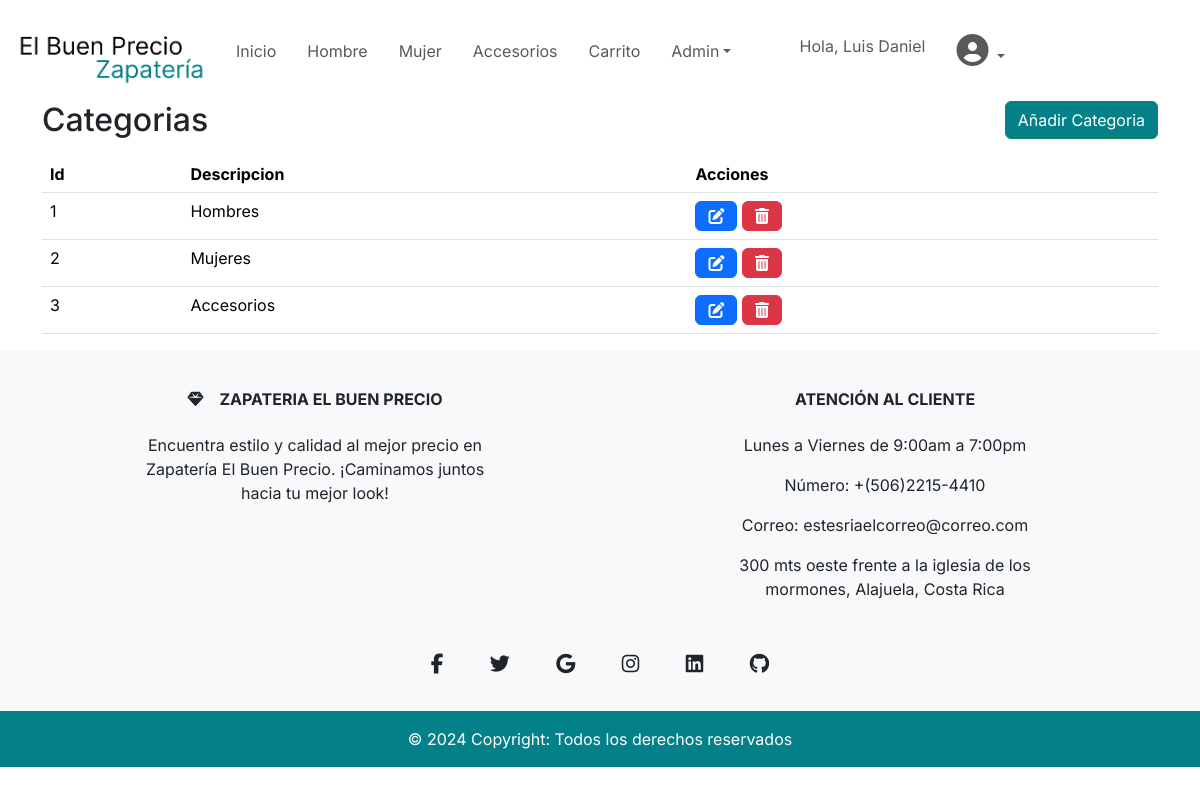
Screenshot of /admin/categorias.php (signed in) with the database file from the repository.
### tables this page shows
CREATE TABLE `categorias` (
  `Id_Categoria` int(11) NOT NULL,
  `Descripcion` varchar(255) NOT NULL
);

### DAL/categoriaCrud.php (called while the page is built, shortened)
<?php
function getArray($sql)
{
    try {
        $oConexion = conectarDb();
        if (mysqli_set_charset($oConexion, "utf8")) {
            if (!$result = mysqli_query($oConexion, $sql)) {
                throw new Exception("Error en la consulta SQL: " . mysqli_error($oConexion));
            }
            $retorno = array();
            while ($row = mysqli_fetch_array($result)) {
                $retorno[] = $row;
            }
            return $retorno;
        }
    } catch (Exception $e) {
        echo $e->getMessage();
    } finally {
        Desconectar($oConexion);
    }
}

### admin/categorias.php (the view, shortened to what this page needs)
<?php
require_once "../DAL/categoriaCrud.php";
$elSQL = "SELECT  *from categorias";
$categorias = getArray($elSQL);
include_once "../include/templates/header.php";
?>
<main>
    <div class="container">
        <div>
            <div style="float: right;">
                <a href="/admin/cruds/agregarCategoria.php">
                    <button type="button" class="btn btn-success color-boton ">Añadir Categoria</button>
                </a>
            </div>
        </div>
        <div>
            <h2>Categorias</h2>
            <?php if (!empty($categorias)) : ?>
                <table class="table">
                    <thead>
                        <tr>
                            <th>Id</th>
                            <th>Descripcion</th>
                            <th>Acciones</th>
                        </tr>
                    </thead>
                    <tbody>
                        <?php foreach ($categorias as $categoria) : ?>
                            <tr>
                                <td><?php echo $categoria['Id_Categoria']; ?></td>
                                <td><?php echo $categoria['Descripcion']; ?></td>
                                <td>
                                    <a href="cruds/actualizarCategoria.php?id=<?= $categoria['Id_Categoria'] ?>" class="btn btn-primary mr-1"><i class="fas fa-edit"></i></a>
                                    <form method="post" style="display: inline;">
                                        <form method="post" style="display: inline;">
                                            <button type="submit" class="btn btn-danger" onclick="return confirm('¿Está seguro de que desea eliminar esta categoria?');">
                                                <i class="fas fa-trash-alt"></i>
                                            </button>
                                        </form>
                                </td>
                            </tr>
                        <?php endforeach; ?>
                    </tbody>
                </table>
            <?php else : ?>
                <p colspan='6'>No hay registros de Categorias</p>
            <?php endif; ?>
        </div>
    </div>
</main>
<?php
include_once "../include/templates/footer.php";
?>

### css/styles.css (style rules this page uses)
* { font-family: "Inter", sans-serif; font-optical-sizing: auto; }
.color-boton { background-color: var(--principal); }

### rows the page displays
categorias: Id_Categoria "1", Descripcion "Hombres"
categorias: Id_Categoria "2", Descripcion "Mujeres"
categorias: Id_Categoria "3", Descripcion "Accesorios"

### other values shown
$_SESSION['nombre'] "Luis Daniel"
